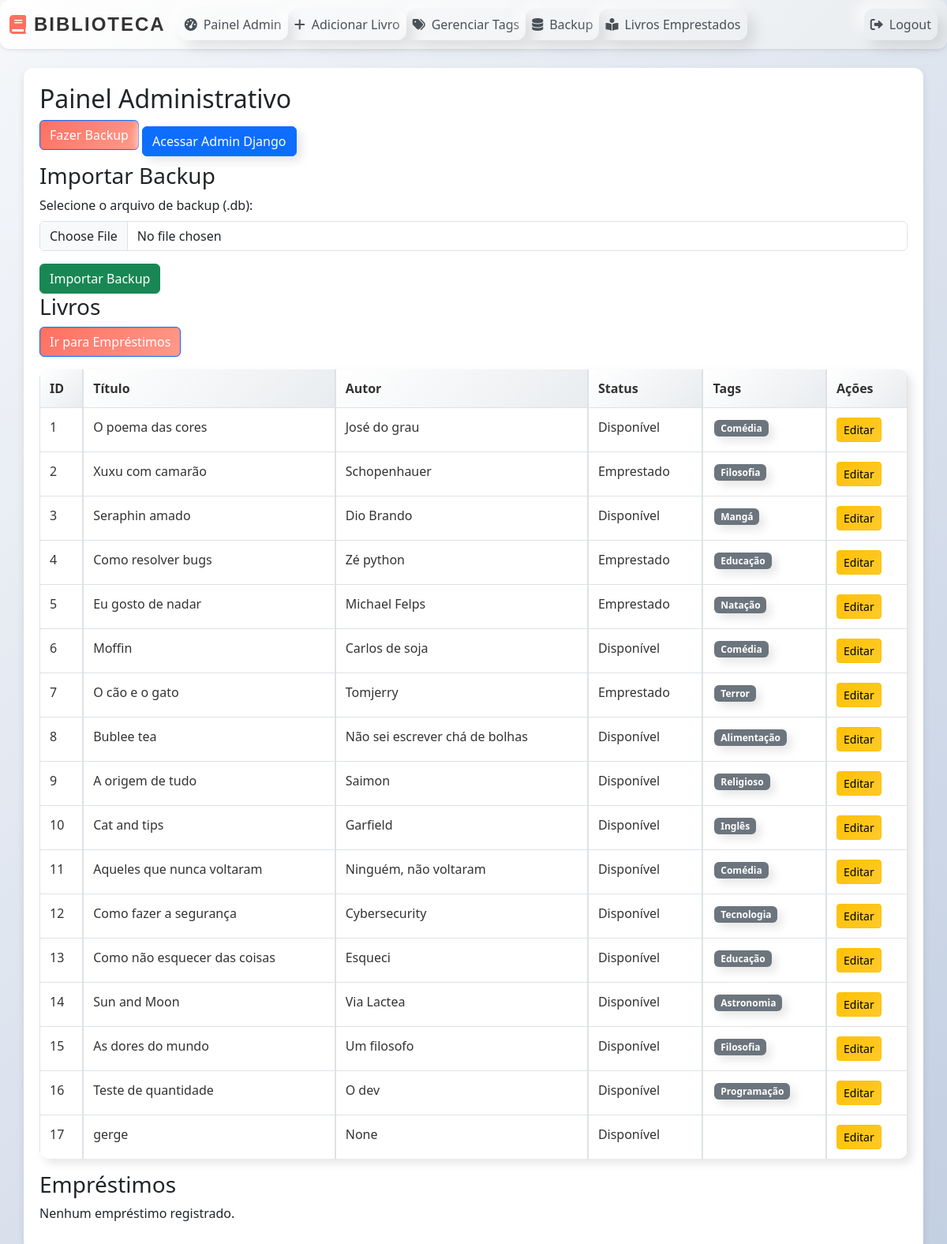
Before: /admin_panel/ (signed in) with the older database file.
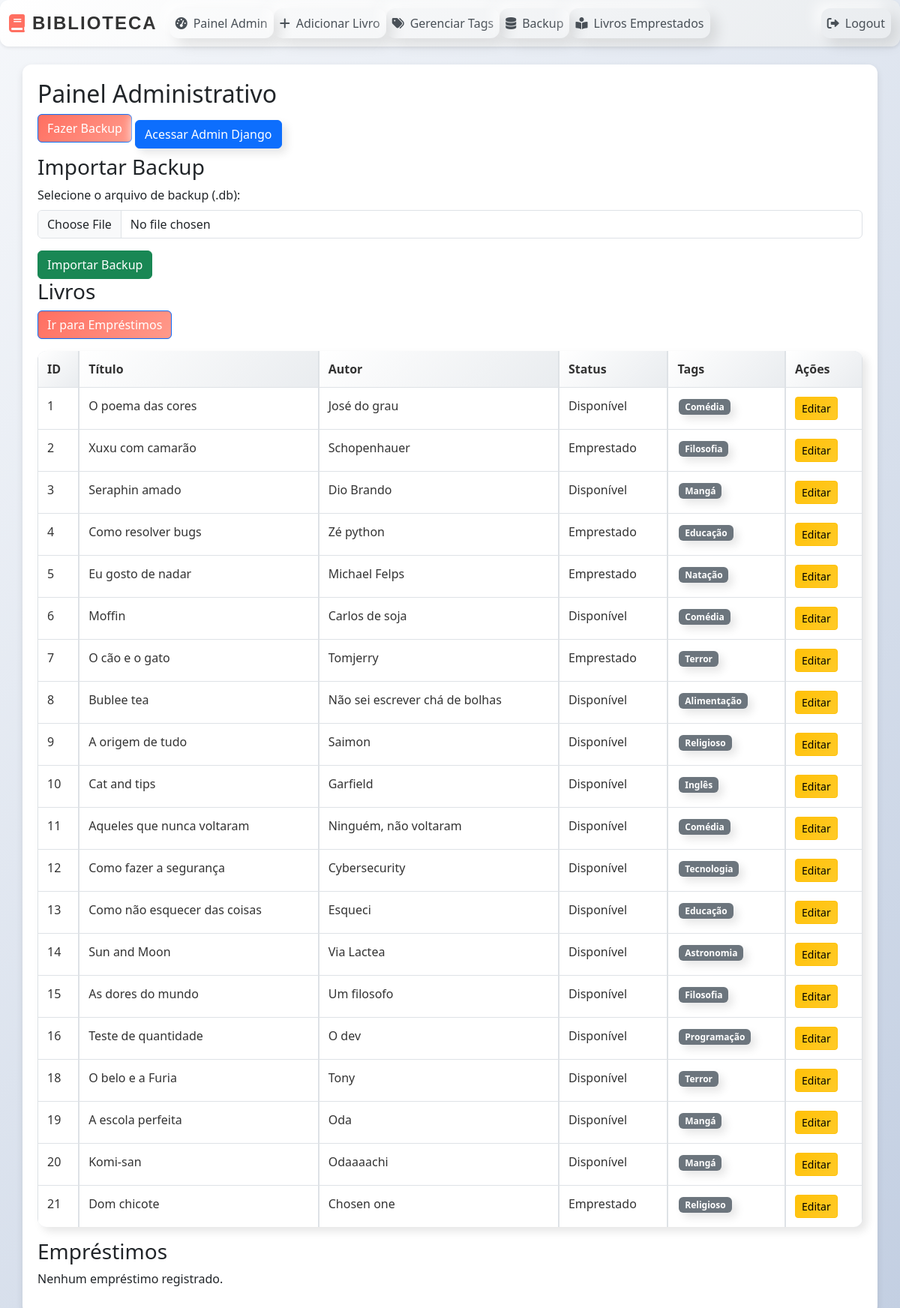
After: the same page with the newer database file.
### livros/models.py (models this page shows, shortened)
class Book(models.Model):
    title = models.CharField(max_length=255)
    author = models.CharField(max_length=255)
    available = models.BooleanField(default=True)  # Indica se o livro está disponível no geral
    quantity = models.PositiveIntegerField(default=1)  # Quantidade total de cópias
    available_quantity = models.PositiveIntegerField(default=1)  # Cópias disponíveis atualmente
    tags = models.ManyToManyField('Tag', blank=True)

class Tag(models.Model):
    name = models.CharField(max_length=50, unique=True)

### livros/views.py (the view)
# urls.py: path('admin_panel/', views.admin_panel, name='admin_panel'),
@login_required
@user_passes_test(is_admin)
def admin_panel(request):
    books = Book.objects.all()
    loans = Loan.objects.all()
    tags = Tag.objects.all()
    return render(request, 'livros/admin_panel.html', {'books': books, 'loans': loans, 'tags': tags})

### livros/views.py (called while the page is built)
def is_admin(user):
    return user.is_staff

### livros/templates/livros/admin_panel.html (shortened to what this page needs)
{% extends "livros/base.html" %}
{% block content %}
<h2>Painel Administrativo</h2>
<a href="{% url 'backup' %}" class="btn btn-primary mb-3">Fazer Backup</a>
<a href="/admin" class="btn btn-primary button-neumorphic">
  Acessar Admin Django
</a>
<h3>Importar Backup</h3>
<form method="post" action="{% url 'import_backup' %}" enctype="multipart/form-data">
  <div class="mb-3">
    <label for="backup_file" class="form-label">Selecione o arquivo de backup (.db):</label>
    <input type="file" class="form-control" id="backup_file" name="backup_file" accept=".db" required>
  </div>
  <button type="submit" class="btn btn-success">Importar Backup</button>
</form>
<h3>Livros</h3>
<a href="{% url 'emprestimo' %}" class="btn btn-primary mb-3">Ir para Empréstimos</a>
<table class="table table-bordered">
  <thead>
    <tr>
      <th>ID</th>
      <th>Título</th>
      <th>Autor</th>
      <th>Status</th>
      <th>Tags</th>
      <th>Ações</th>
    </tr>
  </thead>
  <tbody>
    {% for book in books %}
    <tr>
      <td>{{ book.id }}</td>
      <td>{{ book.title }}</td>
      <td>{{ book.author }}</td>
      <td>{{ book.available|yesno:"Disponível,Emprestado" }}</td>
      <td>
        {% for tag in book.tags.all %}
          <span class="badge bg-secondary">{{ tag.name }}</span>
        {% endfor %}
      </td>
      <td>
        <a href="{% url 'edit_book' book.id %}" class="btn btn-sm btn-warning">Editar</a>
      </td>
    </tr>
    {% endfor %}
  </tbody>
</table>
<h3>Empréstimos</h3>
{% if borrows %}
<table class="table table-bordered">
  <thead>
    <tr>
      <th>ID</th>
      <th>Livro</th>
      <th>Usuário</th>
      <th>Data de Empréstimo</th>
      <th>Data Expiração</th>
      <th>Data de Devolução</th>
      <th>Ações</th>
    </tr>
  </thead>
  <tbody>
    {% for borrow in borrows %}
    <tr>
      <td>{{ borrow.id }}</td>
      <td>{{ borrow.book.title }}</td>
      <td>{{ borrow.user.username }}</td>
      <td>{{ borrow.borrowed_date|date:"Y-m-d H:i" }}</td>
      <td>{{ borrow.expiration_date|date:"Y-m-d H:i" }}</td>
      <td>{% if borrow.return_date %}{{ borrow.return_date|date:"Y-m-d H:i" }}{% else %}Pendente{% endif %}</td>
      <td>
        {% if not borrow.return_date %}
          <a href="{% url 'return_book' borrow.id %}" class="btn btn-sm btn-success">Registrar Devolução</a>
        {% endif %}
      </td>
    </tr>
    {% endfor %}
  </tbody>
</table>
{% else %}
<p>Nenhum empréstimo registrado.</p>
{% endif %}
{% endblock %}

### livros/templates/livros/base.html (shortened to what this page needs)
{% load static %}
<!DOCTYPE html>
<html lang="pt">
<head>
    <link rel="stylesheet" href="{% static 'livros/css/style.css' %}">
    <link href="https://cdn.jsdelivr.net/npm/bootstrap@5.3.0/dist/css/bootstrap.min.css" rel="stylesheet">
    <link rel="stylesheet" href="https://cdnjs.cloudflare.com/ajax/libs/font-awesome/6.0.0-beta3/css/all.min.css">
</head>
<body>
<nav class="navbar navbar-expand-lg navbar-light shadow-sm neumorphic">
  <div class="container-fluid">
    <a class="navbar-brand logo d-flex align-items-center" href="{% url 'index' %}">
      <i class="fas fa-book me-2" style="color: #ff6f61;"></i>
      <span class="fw-bold">Biblioteca</span>
    </a>
    <div class="d-flex flex-wrap justify-content-between w-100">
      <ul class="navbar-nav me-auto mb-2 mb-lg-0">
        {% if user.is_staff %}
        <li class="nav-item">
          <a class="nav-link d-flex align-items-center neumorphic" href="{% url 'admin_panel' %}">
            <i class="fas fa-tachometer-alt me-2"></i> Painel Admin
          </a>
        </li>
        <li class="nav-item">
          <a class="nav-link d-flex align-items-center neumorphic" href="{% url 'add_book' %}">
            <i class="fas fa-plus me-2"></i> Adicionar Livro
          </a>
        </li>
        <li class="nav-item">
          <a class="nav-link d-flex align-items-center neumorphic" href="{% url 'manage_tags' %}">
            <i class="fas fa-tags me-2"></i> Gerenciar Tags
          </a>
        </li>
        <li class="nav-item">
          <a class="nav-link d-flex align-items-center neumorphic" href="{% url 'backup' %}">
            <i class="fas fa-database me-2"></i> Backup
          </a>
        </li>
        <li class="nav-item">
          <a class="nav-link d-flex align-items-center neumorphic" href="{% url 'list_loans' %}">
            <i class="fas fa-book-reader me-2"></i> Livros Emprestados
          </a>
        </li>
        {% endif %}
      </ul>
      <ul class="navbar-nav">
        {% if user.is_authenticated %}
        <li class="nav-item">
          <a class="nav-link d-flex align-items-center neumorphic" href="{% url 'logout' %}">
            <i class="fas fa-sign-out-alt me-2"></i> Logout
          </a>
        </li>
        {% endif %}
      </ul>
    </div>
  </div>
</nav>
<div class="container fadeIn mt-4 neumorphic" style="padding: 20px;">
    {% block content %}{% endblock %}
</div>
</body>
</html>

### livros/static/livros/css/style.css (style rules this page uses)
* { margin: 0; padding: 0; box-sizing: border-box; }
body { font-family: 'Arial', sans-serif; background: linear-gradient(135deg, #f5f7fa, #c3cfe2); color: #333; line-height: 1.6; }
.neumorphic { background: #e0e5ec; border-radius: 12px; box-shadow: 9px 9px 18px rgba(0, 0, 0, 0.1), -9px -9px 18px rgba(255, 255, 255, 0.7); transition: transform 0.3s ease, box-shadow 0.3s ease; }
.navbar { background: linear-gradient(135deg, #ffffff, #e9ecef); box-shadow: 0 4px 6px rgba(0, 0, 0, 0.1); }
.navbar-brand.logo { font-family: 'Poppins', sans-serif; font-weight: bold; font-size: 1.5rem; color: #333 !important; text-transform: uppercase; letter-spacing: 2px; }
.navbar-nav .nav-link { color: #495057 !important; font-weight: 500; transition: color 0.3s ease; }
.container { max-width: 1200px; margin: 0 auto; padding: 20px; background: #ffffff; border-radius: 12px; box-shadow: 0 4px 10px rgba(0, 0, 0, 0.1); margin-top: 20px; }
.fadeIn { animation: fadeIn 0.8s ease-in-out; }
.btn-primary { background: linear-gradient(135deg, #ff6f61, #ff9a8b); border: none; color: #fff; font-weight: bold; transition: transform 0.3s ease, box-shadow 0.3s ease; }
.btn-warning { background: linear-gradient(135deg, #ffc107, #ffca28); border: none; color: #333; font-weight: bold; transition: transform 0.3s ease, box-shadow 0.3s ease; }
.table { width: 100%; border-collapse: separate; border-spacing: 0; border-radius: 12px; overflow: hidden; background: #e0e5ec; box-shadow: 6px 6px 12px rgba(0, 0, 0, 0.1), -6px -6px 12px rgba(255, 255, 255, 0.7); margin-bottom: 20px; }
.table thead th { background: linear-gradient(135deg, #ffffff, #e9ecef); color: #333; font-weight: bold; text-align: left; padding: 12px; border-bottom: 1px solid #dee2e6; }
.table tbody td { padding: 12px; background: #ffffff; color: #333; border-bottom: 1px solid #dee2e6; }
.table tbody tr:last-child td { border-bottom: none; }
.badge { display: inline-block; padding: 5px 10px; margin: 2px; border-radius: 12px; background: #d4a3d8; box-shadow: 6px 6px 12px rgba(0, 0, 0, 0.1), -6px -6px 12px rgba(255, 255, 255, 0.7); color: #333; font-size: 0.9rem; transition: transform 0.3s ease, box-shadow 0.3s ease; }
.button-neumorphic { padding: 10px 20px; border: none; border-radius: 12px; background: #e0e5ec; box-shadow: 6px 6px 12px rgba(0, 0, 0, 0.1), -6px -6px 12px rgba(255, 255, 255, 0.7); color: #333; font-size: 1rem; font-weight: bold; cursor: pointer; transition: transform 0.3s ease, box-shadow 0.3s ease; }

Changed rows visible on the page:
removed Book: id "17", title "gerge", author "None", available "Disponível"
added Book: id "18", title "O belo e a Furia", author "Tony", available "Disponível", Tag (name "Terror")
added Book: id "19", title "A escola perfeita", author "Oda", available "Disponível", Tag (name "Mangá")
added Book: id "20", title "Komi-san", author "Odaaaachi", available "Disponível", Tag (name "Mangá")
added Book: id "21", title "Dom chicote", author "Chosen one", available "Emprestado", Tag (name "Religioso")
